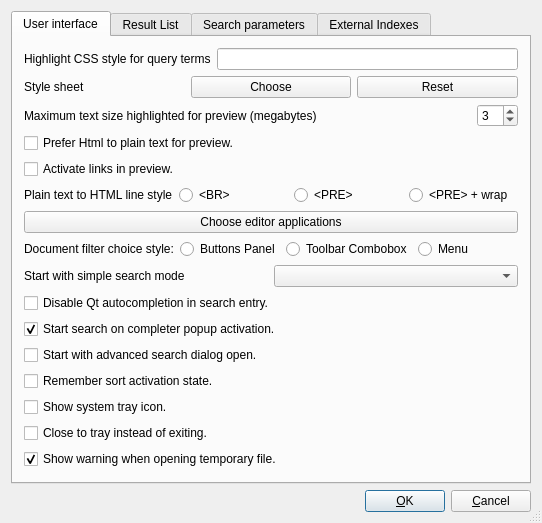
<?xml version="1.0" encoding="UTF-8"?>
<ui version="4.0">
 <class>uiPrefsDialogBase</class>
 <widget class="QDialog" name="uiPrefsDialogBase">
  <property name="geometry">
   <rect>
    <x>0</x>
    <y>0</y>
    <width>542</width>
    <height>449</height>
   </rect>
  </property>
  <property name="windowTitle">
   <string>Recoll - User Preferences</string>
  </property>
  <property name="sizeGripEnabled">
   <bool>true</bool>
  </property>
  <layout class="QVBoxLayout">
   <item>
    <layout class="QVBoxLayout">
     <item>
      <widget class="QTabWidget" name="tabWidget">
       <property name="currentIndex">
        <number>0</number>
       </property>
       <widget class="QWidget" name="tab">
        <attribute name="title">
         <string>User interface</string>
        </attribute>
        <layout class="QVBoxLayout">
         <item>
          <layout class="QVBoxLayout">
           <item>
            <layout class="QHBoxLayout">
             <item>
              <widget class="QLabel" name="textLabelqtc">
               <property name="text">
                <string>Highlight CSS style for query terms</string>
               </property>
               <property name="wordWrap">
                <bool>false</bool>
               </property>
              </widget>
             </item>
             <item>
              <widget class="QLineEdit" name="qtermStyleLE">
               <property name="toolTip">
                <string>Query terms highlighting in results. &lt;br&gt;Maybe try something like "color:red;background:yellow" for something more lively than the default blue...</string>
               </property>
               <property name="minimumSize">
                <size>
                 <width>50</width>
                 <height>0</height>
                </size>
               </property>
              </widget>
             </item>
            </layout>
           </item>
           <item>
            <layout class="QHBoxLayout">
             <item>
              <widget class="QLabel" name="tLSTL">
               <property name="text">
                <string>Style sheet</string>
               </property>
               <property name="wordWrap">
                <bool>false</bool>
               </property>
              </widget>
             </item>
             <item>
              <widget class="QPushButton" name="stylesheetPB">
               <property name="toolTip">
                <string>Opens a dialog to select the style sheet file</string>
               </property>
               <property name="text">
                <string>Choose</string>
               </property>
              </widget>
             </item>
             <item>
              <widget class="QPushButton" name="resetSSPB">
               <property name="toolTip">
                <string>Resets the style sheet to default</string>
               </property>
               <property name="text">
                <string>Reset</string>
               </property>
              </widget>
             </item>
            </layout>
           </item>
           <item>
            <layout class="QHBoxLayout">
             <item>
              <widget class="QLabel" name="textLabelHL">
               <property name="sizePolicy">
                <sizepolicy hsizetype="Preferred" vsizetype="Preferred">
                 <horstretch>1</horstretch>
                 <verstretch>0</verstretch>
                </sizepolicy>
               </property>
               <property name="toolTip">
                <string>Texts over this size will not be highlighted in preview (too slow).</string>
               </property>
               <property name="text">
                <string>Maximum text size highlighted for preview (megabytes)</string>
               </property>
               <property name="wordWrap">
                <bool>false</bool>
               </property>
              </widget>
             </item>
             <item>
              <widget class="QSpinBox" name="maxHLTSB">
               <property name="minimum">
                <number>1</number>
               </property>
               <property name="value">
                <number>3</number>
               </property>
              </widget>
             </item>
            </layout>
           </item>
           <item>
            <widget class="QCheckBox" name="previewHtmlCB">
             <property name="text">
              <string>Prefer Html to plain text for preview.</string>
             </property>
             <property name="checked">
              <bool>false</bool>
             </property>
            </widget>
           </item>
           <item>
            <widget class="QCheckBox" name="previewActiveLinksCB">
             <property name="text">
              <string>Activate links in preview.</string>
             </property>
               <property name="toolTip">
                <string>Make links inside the preview window clickable, and start an external browser when they are clicked.</string>
               </property>
             <property name="checked">
              <bool>false</bool>
             </property>
            </widget>
           </item>
           <item>
            <layout class="QHBoxLayout" name="horizontalLayout">
             <item>
              <widget class="QLabel" name="label">
               <property name="toolTip">
                <string>Lines in PRE text are not folded. Using BR loses some indentation. PRE + Wrap style may be what you want.</string>
               </property>
               <property name="text">
                <string>Plain text to HTML line style</string>
               </property>
              </widget>
             </item>
             <item>
              <widget class="QRadioButton" name="plainBRRB">
               <property name="text">
                <string>&lt;BR&gt;</string>
               </property>
               <attribute name="buttonGroup">
                <string notr="true">buttonGroup</string>
               </attribute>
              </widget>
             </item>
             <item>
              <widget class="QRadioButton" name="plainPRERB">
               <property name="text">
                <string>&lt;PRE&gt;</string>
               </property>
               <attribute name="buttonGroup">
                <string notr="true">buttonGroup</string>
               </attribute>
              </widget>
             </item>
             <item>
              <widget class="QRadioButton" name="plainPREWRAPRB">
               <property name="text">
                <string>&lt;PRE&gt; + wrap</string>
               </property>
               <attribute name="buttonGroup">
                <string notr="true">buttonGroup</string>
               </attribute>
              </widget>
             </item>
            </layout>
           </item>
           <item>
            <widget class="QPushButton" name="viewActionPB">
             <property name="text">
              <string>Choose editor applications</string>
             </property>
            </widget>
           </item>
           <item>
            <layout class="QHBoxLayout" name="horizontalLayout1">
             <item>
              <widget class="QLabel" name="label1">
               <property name="toolTip">
                <string>Decide if document filters are shown as radio buttons, toolbar combobox, or menu.</string>
               </property>
               <property name="text">
                <string>Document filter choice style:</string>
               </property>
              </widget>
             </item>
             <item>
              <widget class="QRadioButton" name="filterBT_RB">
               <property name="text">
                <string>Buttons Panel</string>
               </property>
               <attribute name="buttonGroup">
                <string notr="true">buttonGroup_2</string>
               </attribute>
              </widget>
             </item>
             <item>
              <widget class="QRadioButton" name="filterCMB_RB">
               <property name="text">
                <string>Toolbar Combobox</string>
               </property>
               <attribute name="buttonGroup">
                <string notr="true">buttonGroup_2</string>
               </attribute>
              </widget>
             </item>
             <item>
              <widget class="QRadioButton" name="filterMN_RB">
               <property name="text">
                <string>Menu</string>
               </property>
               <attribute name="buttonGroup">
                <string notr="true">buttonGroup_2</string>
               </attribute>
              </widget>
             </item>
            </layout>
           </item>
           <item>
            <layout class="QHBoxLayout">
             <item>
              <widget class="QLabel" name="textLabelSST">
               <property name="text">
                <string>Start with simple search mode</string>
               </property>
               <property name="wordWrap">
                <bool>false</bool>
               </property>
              </widget>
             </item>
             <item>
              <widget class="QComboBox" name="ssearchTypCMB"/>
             </item>
            </layout>
           </item>
           <item>
            <widget class="QCheckBox" name="ssNoCompleteCB">
             <property name="text">
              <string>Disable Qt autocompletion in search entry.</string>
             </property>
             <property name="checked">
              <bool>false</bool>
             </property>
            </widget>
           </item>
           <item>
            <widget class="QCheckBox" name="ssSearchOnCompleteCB">
             <property name="text">
              <string>Start search on completer popup activation.</string>
             </property>
             <property name="checked">
              <bool>true</bool>
             </property>
            </widget>
           </item>
           <item>
            <widget class="QCheckBox" name="initStartAdvCB">
             <property name="text">
              <string>Start with advanced search dialog open.</string>
             </property>
             <property name="checked">
              <bool>false</bool>
             </property>
            </widget>
           </item>
           <item>
            <widget class="QCheckBox" name="keepSortCB">
             <property name="text">
              <string>Remember sort activation state.</string>
             </property>
             <property name="checked">
              <bool>false</bool>
             </property>
            </widget>
           </item>
           <item>
            <widget class="QCheckBox" name="showTrayIconCB">
             <property name="text">
              <string>Show system tray icon.</string>
             </property>
             <property name="checked">
              <bool>false</bool>
             </property>
            </widget>
           </item>
           <item>
            <widget class="QCheckBox" name="closeToTrayCB">
             <property name="text">
              <string>Close to tray instead of exiting.</string>
             </property>
             <property name="checked">
              <bool>false</bool>
             </property>
            </widget>
           </item>
           <item>
            <widget class="QCheckBox" name="showTempFileWarningCB">
             <property name="text">
              <string>Show warning when opening temporary file.</string>
             </property>
             <property name="checked">
              <bool>true</bool>
             </property>
            </widget>
           </item>
           <item>
            <spacer name="spacer4">
             <property name="orientation">
              <enum>Qt::Vertical</enum>
             </property>
             <property name="sizeType">
              <enum>QSizePolicy::Expanding</enum>
             </property>
             <property name="sizeHint" stdset="0">
              <size>
               <width>20</width>
               <height>70</height>
              </size>
             </property>
            </spacer>
           </item>
          </layout>
         </item>
        </layout>
       </widget>
       <widget class="QWidget" name="tab_2">
        <attribute name="title">
         <string>Result List</string>
        </attribute>
        <layout class="QVBoxLayout">
         <item>
          <layout class="QVBoxLayout">
           <item>
            <layout class="QHBoxLayout">
             <item>
              <widget class="QLabel" name="textLabel1">
               <property name="sizePolicy">
                <sizepolicy hsizetype="Preferred" vsizetype="Preferred">
                 <horstretch>1</horstretch>
                 <verstretch>0</verstretch>
                </sizepolicy>
               </property>
               <property name="text">
                <string>Number of entries in a result page</string>
               </property>
               <property name="wordWrap">
                <bool>false</bool>
               </property>
              </widget>
             </item>
             <item>
              <widget class="QSpinBox" name="pageLenSB">
               <property name="minimum">
                <number>1</number>
               </property>
               <property name="maximum">
                <number>9999</number>
               </property>
               <property name="value">
                <number>8</number>
               </property>
              </widget>
             </item>
            </layout>
           </item>
           <item>
            <layout class="QHBoxLayout">
             <item>
              <widget class="QLabel" name="textLabel4">
               <property name="text">
                <string>Result list font</string>
               </property>
               <property name="wordWrap">
                <bool>false</bool>
               </property>
              </widget>
             </item>
             <item>
              <widget class="QPushButton" name="reslistFontPB">
               <property name="toolTip">
                <string>Opens a dialog to select the result list font</string>
               </property>
               <property name="text">
                <string>Helvetica-10</string>
               </property>
              </widget>
             </item>
             <item>
              <widget class="QPushButton" name="resetFontPB">
               <property name="toolTip">
                <string>Resets the result list font to the system default</string>
               </property>
               <property name="text">
                <string>Reset</string>
               </property>
              </widget>
             </item>
            </layout>
           </item>
           <item>
            <layout class="QHBoxLayout">
             <item>
              <widget class="QCommandLinkButton" name="CLEditPara">
               <property name="text">
                <string>Edit result paragraph format string</string>
               </property>
              </widget>
             </item>
            </layout>
           </item>
           <item>
            <widget class="QCommandLinkButton" name="CLEditHeader">
             <property name="text">
              <string>Edit result page html header insert</string>
             </property>
            </widget>
           </item>
           <item>
            <layout class="QHBoxLayout">
             <item>
              <widget class="QLabel" name="textLabelDateFormat">
               <property name="text">
                <string>Date format (strftime(3))</string>
               </property>
               <property name="wordWrap">
                <bool>false</bool>
               </property>
              </widget>
             </item>
             <item>
              <widget class="QLineEdit" name="dateformatLE">
               <property name="minimumSize">
                <size>
                 <width>30</width>
                 <height>0</height>
                </size>
               </property>
              </widget>
             </item>
            </layout>
           </item>
           <item>
            <layout class="QHBoxLayout">
             <item>
              <widget class="QLabel" name="textLabelAbss">
               <property name="text">
                <string>Abstract snippet separator</string>
               </property>
               <property name="wordWrap">
                <bool>false</bool>
               </property>
              </widget>
             </item>
             <item>
              <widget class="QLineEdit" name="abssepLE">
               <property name="minimumSize">
                <size>
                 <width>30</width>
                 <height>0</height>
                </size>
               </property>
              </widget>
             </item>
            </layout>
           </item>
           <item>
            <layout class="QHBoxLayout">
             <item>
              <widget class="QLabel" name="tLSTL1">
               <property name="toolTip">
                <string>User style to apply to the snippets window.&lt;br&gt; Note: the result page header insert is also included in the snippets window header.</string>
               </property>
               <property name="text">
                <string>Snippets window CSS file</string>
               </property>
               <property name="wordWrap">
                <bool>false</bool>
               </property>
              </widget>
             </item>
             <item>
              <widget class="QPushButton" name="snipCssPB">
               <property name="toolTip">
                <string>Opens a dialog to select the Snippets window CSS style sheet file</string>
               </property>
               <property name="text">
                <string>Choose</string>
               </property>
              </widget>
             </item>
             <item>
              <widget class="QPushButton" name="resetSnipCssPB">
               <property name="toolTip">
                <string>Resets the Snippets window style</string>
               </property>
               <property name="text">
                <string>Reset</string>
               </property>
              </widget>
             </item>
            </layout>
           </item>
          </layout>
         </item>
         <item>
          <spacer name="verticalSpacer">
           <property name="orientation">
            <enum>Qt::Vertical</enum>
           </property>
           <property name="sizeHint" stdset="0">
            <size>
             <width>20</width>
             <height>40</height>
            </size>
           </property>
          </spacer>
         </item>
        </layout>
       </widget>
       <widget class="QWidget" name="tab1">
        <attribute name="title">
         <string>Search parameters</string>
        </attribute>
        <layout class="QVBoxLayout">
         <item>
          <widget class="QCheckBox" name="collapseDupsCB">
           <property name="toolTip">
            <string>If checked, results with the same content under different names will only be shown once.</string>
           </property>
           <property name="text">
            <string>Hide duplicate results.</string>
           </property>
           <property name="checked">
            <bool>false</bool>
           </property>
          </widget>
         </item>
         <item>
          <layout class="QVBoxLayout">
           <item>
            <layout class="QHBoxLayout">
             <item>
              <widget class="QLabel" name="textLabel1_2">
               <property name="text">
                <string>Stemming language</string>
               </property>
               <property name="wordWrap">
                <bool>false</bool>
               </property>
              </widget>
             </item>
             <item>
              <widget class="QComboBox" name="stemLangCMB"/>
             </item>
            </layout>
           </item>
           <item>
            <widget class="Line" name="lineX">
             <property name="frameShape">
              <enum>QFrame::HLine</enum>
             </property>
             <property name="frameShadow">
              <enum>QFrame::Sunken</enum>
             </property>
            </widget>
           </item>
           <item>
            <widget class="QCheckBox" name="autoPhraseCB">
             <property name="toolTip">
              <string>A search for [rolling stones] (2 terms) will be changed to [rolling or stones or (rolling phrase 2 stones)]. 
This should give higher precedence to the results where the search terms appear exactly as entered.</string>
             </property>
             <property name="text">
              <string>Automatically add phrase to simple searches</string>
             </property>
            </widget>
           </item>
           <item>
            <layout class="QHBoxLayout">
             <item>
              <widget class="QLabel" name="textLabel33">
               <property name="sizePolicy">
                <sizepolicy hsizetype="Preferred" vsizetype="Preferred">
                 <horstretch>1</horstretch>
                 <verstretch>0</verstretch>
                </sizepolicy>
               </property>
               <property name="toolTip">
                <string>Frequency percentage threshold over which we do not use terms inside autophrase. 
Frequent terms are a major performance issue with phrases. 
Skipped terms augment the phrase slack, and reduce the autophrase efficiency.
The default value is 2 (percent). </string>
               </property>
               <property name="text">
                <string>Autophrase term frequency threshold percentage</string>
               </property>
               <property name="wordWrap">
                <bool>false</bool>
               </property>
              </widget>
             </item>
             <item>
              <widget class="QDoubleSpinBox" name="autoPThreshSB">
               <property name="singleStep">
                <double>0.200000000000000</double>
               </property>
               <property name="value">
                <double>2.000000000000000</double>
               </property>
              </widget>
             </item>
            </layout>
           </item>
           <item>
            <widget class="Line" name="line2">
             <property name="frameShape">
              <enum>QFrame::HLine</enum>
             </property>
             <property name="frameShadow">
              <enum>QFrame::Sunken</enum>
             </property>
            </widget>
           </item>
           <item>
            <widget class="QCheckBox" name="buildAbsCB">
             <property name="toolTip">
              <string>Do we try to build abstracts for result list entries by using the context of query terms ? 
May be slow for big documents.</string>
             </property>
             <property name="text">
              <string>Dynamically build abstracts</string>
             </property>
            </widget>
           </item>
           <item>
            <widget class="QCheckBox" name="replAbsCB">
             <property name="toolTip">
              <string>Do we synthetize an abstract even if the document seemed to have one?</string>
             </property>
             <property name="text">
              <string>Replace abstracts from documents</string>
             </property>
            </widget>
           </item>
           <item>
            <layout class="QHBoxLayout">
             <item>
              <widget class="QLabel" name="textLabel2">
               <property name="sizePolicy">
                <sizepolicy hsizetype="Preferred" vsizetype="Preferred">
                 <horstretch>2</horstretch>
                 <verstretch>0</verstretch>
                </sizepolicy>
               </property>
               <property name="text">
                <string>Synthetic abstract size (characters)</string>
               </property>
               <property name="wordWrap">
                <bool>false</bool>
               </property>
              </widget>
             </item>
             <item>
              <widget class="QSpinBox" name="syntlenSB">
               <property name="sizePolicy">
                <sizepolicy hsizetype="Expanding" vsizetype="Fixed">
                 <horstretch>1</horstretch>
                 <verstretch>0</verstretch>
                </sizepolicy>
               </property>
               <property name="minimum">
                <number>80</number>
               </property>
               <property name="maximum">
                <number>100000</number>
               </property>
               <property name="singleStep">
                <number>10</number>
               </property>
               <property name="value">
                <number>250</number>
               </property>
              </widget>
             </item>
            </layout>
           </item>
           <item>
            <layout class="QHBoxLayout">
             <item>
              <widget class="QLabel" name="textLabel3">
               <property name="sizePolicy">
                <sizepolicy hsizetype="Preferred" vsizetype="Preferred">
                 <horstretch>1</horstretch>
                 <verstretch>0</verstretch>
                </sizepolicy>
               </property>
               <property name="text">
                <string>Synthetic abstract context words</string>
               </property>
               <property name="wordWrap">
                <bool>false</bool>
               </property>
              </widget>
             </item>
             <item>
              <widget class="QSpinBox" name="syntctxSB">
               <property name="minimum">
                <number>2</number>
               </property>
               <property name="maximum">
                <number>20000</number>
               </property>
               <property name="value">
                <number>4</number>
               </property>
              </widget>
             </item>
            </layout>
           </item>
           <item>
            <widget class="Line" name="line3">
             <property name="frameShape">
              <enum>QFrame::HLine</enum>
             </property>
             <property name="frameShadow">
              <enum>QFrame::Sunken</enum>
             </property>
            </widget>
           </item>
           <item>
            <layout class="QHBoxLayout">
             <item>
              <widget class="QLabel" name="textLabel14">
               <property name="sizePolicy">
                <sizepolicy hsizetype="Preferred" vsizetype="Preferred">
                 <horstretch>1</horstretch>
                 <verstretch>0</verstretch>
                </sizepolicy>
               </property>
               <property name="toolTip">
                <string>The words in the list will be automatically turned to ext:xxx clauses in the query language entry.</string>
               </property>
               <property name="text">
                <string>Query language magic file name suffixes.</string>
               </property>
               <property name="wordWrap">
                <bool>false</bool>
               </property>
              </widget>
             </item>
             <item>
              <widget class="QCheckBox" name="autoSuffsCB">
               <property name="text">
                <string>Enable</string>
               </property>
              </widget>
             </item>
             <item>
              <widget class="QLineEdit" name="autoSuffsLE">
               <property name="minimumSize">
                <size>
                 <width>30</width>
                 <height>0</height>
                </size>
               </property>
              </widget>
             </item>
            </layout>
           </item>
           <item>
            <widget class="Line" name="line31">
             <property name="frameShape">
              <enum>QFrame::HLine</enum>
             </property>
             <property name="frameShadow">
              <enum>QFrame::Sunken</enum>
             </property>
            </widget>
           </item>
           <item>
            <layout class="QHBoxLayout">
             <item>
              <widget class="QLabel" name="textLabelSG">
               <property name="sizePolicy">
                <sizepolicy hsizetype="Preferred" vsizetype="Preferred">
                 <horstretch>1</horstretch>
                 <verstretch>0</verstretch>
                </sizepolicy>
               </property>
               <property name="text">
                <string>Synonyms file</string>
               </property>
               <property name="wordWrap">
                <bool>false</bool>
               </property>
              </widget>
             </item>
             <item>
              <widget class="QCheckBox" name="synFileCB">
               <property name="text">
                <string>Enable</string>
               </property>
              </widget>
             </item>
             <item>
              <widget class="QPushButton" name="synFilePB">
               <property name="minimumSize">
                <size>
                 <width>30</width>
                 <height>0</height>
                </size>
               </property>
               <property name="text">
                <string>Choose</string>
               </property>
              </widget>
             </item>
            </layout>
           </item>
           <item>
            <spacer name="spacer2">
             <property name="orientation">
              <enum>Qt::Vertical</enum>
             </property>
             <property name="sizeType">
              <enum>QSizePolicy::Expanding</enum>
             </property>
             <property name="sizeHint" stdset="0">
              <size>
               <width>20</width>
               <height>70</height>
              </size>
             </property>
            </spacer>
           </item>
          </layout>
         </item>
        </layout>
       </widget>
       <widget class="QWidget" name="ExtraDb">
        <attribute name="title">
         <string>External Indexes</string>
        </attribute>
        <layout class="QVBoxLayout">
         <item>
          <layout class="QVBoxLayout">
           <item>
            <widget class="QListWidget" name="idxLV">
             <property name="selectionMode">
              <enum>QAbstractItemView::ExtendedSelection</enum>
             </property>
            </widget>
           </item>
           <item>
            <layout class="QHBoxLayout">
             <item>
              <widget class="QPushButton" name="togExtraDbPB">
               <property name="text">
                <string>Toggle selected</string>
               </property>
              </widget>
             </item>
             <item>
              <widget class="QPushButton" name="actAllExtraDbPB">
               <property name="text">
                <string>Activate All</string>
               </property>
              </widget>
             </item>
             <item>
              <widget class="QPushButton" name="unacAllExtraDbPB">
               <property name="text">
                <string>Deactivate All</string>
               </property>
              </widget>
             </item>
             <item>
              <widget class="QPushButton" name="ptransPB">
               <property name="text">
                <string>Paths translations</string>
               </property>
               <property name="toolTip">
                <string>Set path translations for the selected index or for the main one if no selection exists.</string>
               </property>
              </widget>
             </item>
            </layout>
           </item>
           <item>
            <widget class="Line" name="line2_2">
             <property name="frameShape">
              <enum>QFrame::HLine</enum>
             </property>
             <property name="frameShadow">
              <enum>QFrame::Sunken</enum>
             </property>
            </widget>
           </item>
           <item>
            <layout class="QHBoxLayout">
             <item>
              <widget class="QPushButton" name="delExtraDbPB">
               <property name="toolTip">
                <string>Remove from list. This has no effect on the disk index.</string>
               </property>
               <property name="text">
                <string>Remove selected</string>
               </property>
              </widget>
             </item>
             <item>
              <spacer name="spacer3">
               <property name="orientation">
                <enum>Qt::Horizontal</enum>
               </property>
               <property name="sizeType">
                <enum>QSizePolicy::Expanding</enum>
               </property>
               <property name="sizeHint" stdset="0">
                <size>
                 <width>16</width>
                 <height>20</height>
                </size>
               </property>
              </spacer>
             </item>
             <item>
              <widget class="QPushButton" name="addExtraDbPB">
               <property name="enabled">
                <bool>true</bool>
               </property>
               <property name="toolTip">
                <string>Click to add another index directory to the list. You can select either a Recoll configuration directory or a Xapian index.</string>
               </property>
               <property name="text">
                <string>Add index</string>
               </property>
              </widget>
             </item>
            </layout>
           </item>
          </layout>
         </item>
        </layout>
       </widget>
      </widget>
     </item>
     <item>
      <layout class="QHBoxLayout">
       <item>
        <spacer name="Horizontal Spacing2">
         <property name="orientation">
          <enum>Qt::Horizontal</enum>
         </property>
         <property name="sizeType">
          <enum>QSizePolicy::Expanding</enum>
         </property>
         <property name="sizeHint" stdset="0">
          <size>
           <width>210</width>
           <height>20</height>
          </size>
         </property>
        </spacer>
       </item>
       <item>
        <widget class="QPushButton" name="buttonOk">
         <property name="toolTip">
          <string>Apply changes</string>
         </property>
         <property name="text">
          <string>&amp;OK</string>
         </property>
         <property name="shortcut">
          <string/>
         </property>
         <property name="autoDefault">
          <bool>true</bool>
         </property>
         <property name="default">
          <bool>true</bool>
         </property>
        </widget>
       </item>
       <item>
        <widget class="QPushButton" name="buttonCancel">
         <property name="toolTip">
          <string>Discard changes</string>
         </property>
         <property name="text">
          <string>&amp;Cancel</string>
         </property>
         <property name="shortcut">
          <string/>
         </property>
         <property name="autoDefault">
          <bool>true</bool>
         </property>
        </widget>
       </item>
      </layout>
     </item>
    </layout>
   </item>
  </layout>
 </widget>
 <layoutdefault spacing="6" margin="11"/>
 <resources/>
 <connections/>
 <buttongroups>
  <buttongroup name="buttonGroup"/>
  <buttongroup name="buttonGroup_2"/>
 </buttongroups>
</ui>
